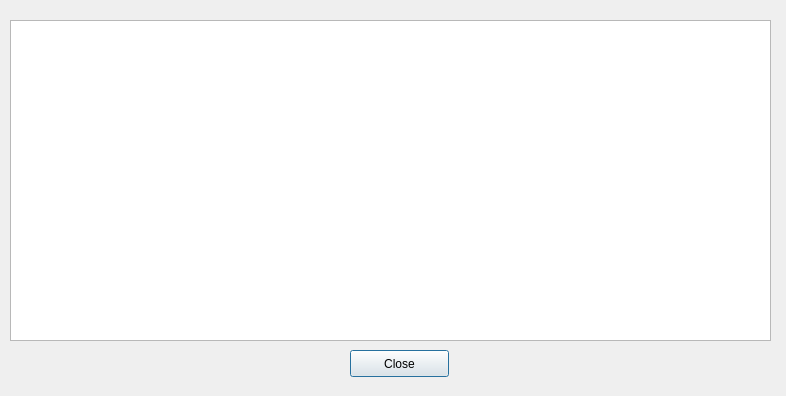
<?xml version="1.0" encoding="UTF-8"?>
<ui version="4.0">
 <class>DatabaseDialog</class>
 <widget class="QDialog" name="DatabaseDialog">
  <property name="geometry">
   <rect>
    <x>0</x>
    <y>0</y>
    <width>786</width>
    <height>396</height>
   </rect>
  </property>
  <property name="sizePolicy">
   <sizepolicy hsizetype="Fixed" vsizetype="Fixed">
    <horstretch>0</horstretch>
    <verstretch>0</verstretch>
   </sizepolicy>
  </property>
  <property name="minimumSize">
   <size>
    <width>786</width>
    <height>396</height>
   </size>
  </property>
  <property name="maximumSize">
   <size>
    <width>786</width>
    <height>16777215</height>
   </size>
  </property>
  <property name="windowTitle">
   <string>Database</string>
  </property>
  <widget class="QFrame" name="frame">
   <property name="geometry">
    <rect>
     <x>10</x>
     <y>20</y>
     <width>761</width>
     <height>321</height>
    </rect>
   </property>
   <property name="sizePolicy">
    <sizepolicy hsizetype="Maximum" vsizetype="Maximum">
     <horstretch>0</horstretch>
     <verstretch>0</verstretch>
    </sizepolicy>
   </property>
   <property name="frameShape">
    <enum>QFrame::StyledPanel</enum>
   </property>
   <property name="frameShadow">
    <enum>QFrame::Raised</enum>
   </property>
   <widget class="QTableView" name="tableView">
    <property name="geometry">
     <rect>
      <x>0</x>
      <y>0</y>
      <width>761</width>
      <height>321</height>
     </rect>
    </property>
    <property name="sizePolicy">
     <sizepolicy hsizetype="Maximum" vsizetype="Maximum">
      <horstretch>0</horstretch>
      <verstretch>0</verstretch>
     </sizepolicy>
    </property>
   </widget>
   <zorder>tableView</zorder>
   <zorder>verticalLayoutWidget</zorder>
  </widget>
  <widget class="QPushButton" name="pushButton_Close">
   <property name="geometry">
    <rect>
     <x>350</x>
     <y>350</y>
     <width>99</width>
     <height>27</height>
    </rect>
   </property>
   <property name="text">
    <string>Close</string>
   </property>
  </widget>
 </widget>
 <resources/>
 <connections/>
</ui>
